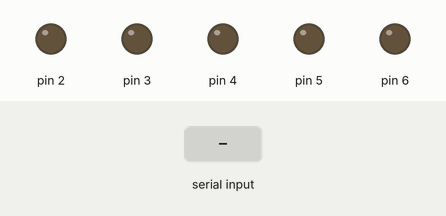
Simulated run of this sketch. Board: Arduino Uno, built with avr-gcc and run on an emulated ATmega328P. Parts: output pins drawn as LEDs (lit = HIGH). The inputs (shaded band) are chosen by the test bench.

Above: at 1.2 s.
1.3 s: "1" received over Serial
At 2.0 s:
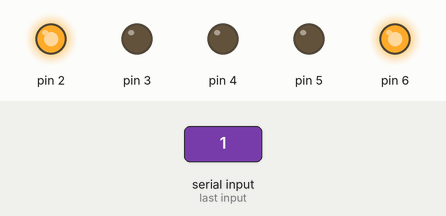
2.8 s: "0" received over Serial
At 3.2 s:
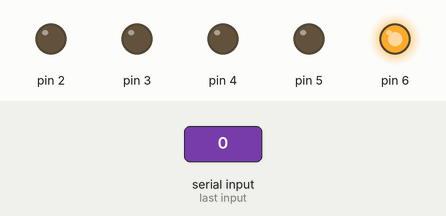
4.3 s: "2" received over Serial
At 5.5 s:
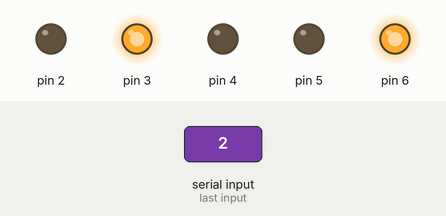
5.8 s: "1" received over Serial
At 6.7 s:
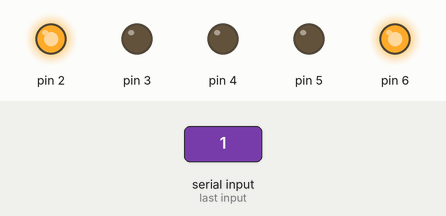
Timing chart, 0 to 8.3 s (numbered marks = the images above; inputs shaded):
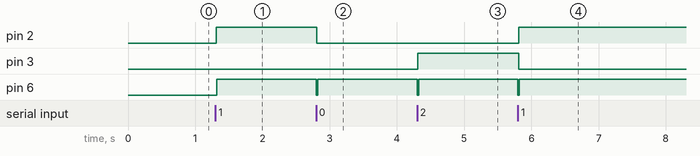

The sketch:

led.ino
```cpp
char num;
void setup()
{
  pinMode(6, OUTPUT);
  pinMode(2, OUTPUT);
  pinMode(3, OUTPUT);
  pinMode(4, OUTPUT);
  pinMode(5, OUTPUT);

  Serial.begin(9600);
}

void loop()
{
    while(Serial.available() > 0)
    {
        num=Serial.read();
        num-='0';
        digitalWrite(6,LOW);
        delay(10);
        if(num & 0x01)
            digitalWrite(2,HIGH);
        else
            digitalWrite(2,LOW);

        if((num>>1) & 0x01)
            digitalWrite(3,HIGH);
        else
            digitalWrite(3,LOW);
        if((num>>2) & 0x01)
            digitalWrite(4,HIGH);
        else
            digitalWrite(4,LOW);
        if((num>>3) & 0x01)
            digitalWrite(5,HIGH);
        else
            digitalWrite(5,LOW);
        delay(10);
        digitalWrite(6,HIGH);

    }
}
```

Measured:
- after the input at 1.3 s, pin 2, pin 6: LOW → HIGH at once
- after the input at 2.8 s, pin 2: HIGH → LOW at once; pin 6: HIGH → LOW at once, → HIGH 0.02 s later
- after the input at 4.3 s, pin 3: LOW → HIGH at once; pin 6: HIGH → LOW at once, → HIGH 0.02 s later
- after the input at 5.8 s, pin 2: LOW → HIGH at once; pin 3: HIGH → LOW at once; pin 6: HIGH → LOW at once, → HIGH 0.02 s later
